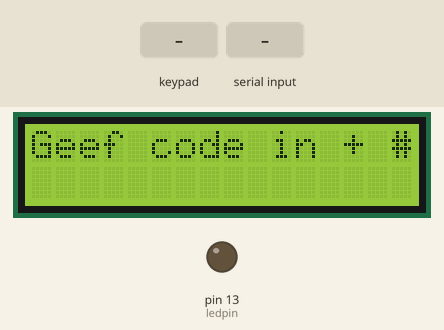
This sketch was run on a simulated Arduino Mega 2560, built with avr-gcc and run on an emulated ATmega2560. Shown: 16×2 character LCD, output pins drawn as LEDs (lit = HIGH). Inputs (shaded band) come from the test bench. What the sketch prints to the serial monitor is not drawn.

Above: at 1.2 s.
1.3 s: keypad keys 2 8 2 6 2 7 2 9 # pressed 0.4 s apart
At 5.0 s:
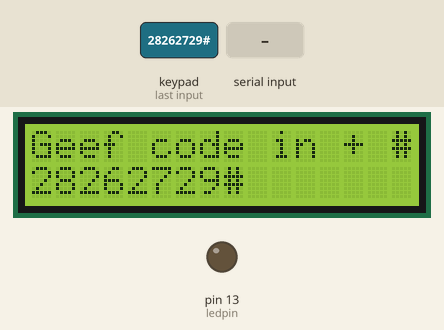
6.4 s: "0" received over Serial
At 7.6 s:
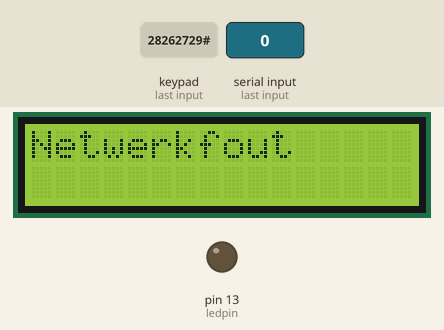
9.4 s: key 'A' pressed
At 9.9 s:
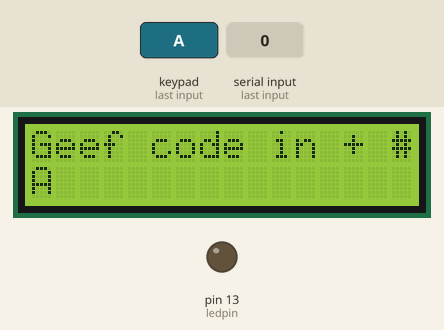
10.9 s: key 'B' pressed
At 12.1 s:
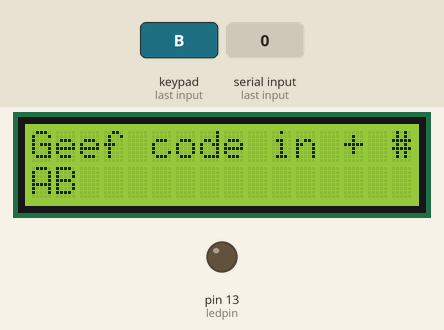
12.4 s: keypad keys 2 8 2 6 2 7 2 9 D pressed 0.4 s apart
At 15.9 s:
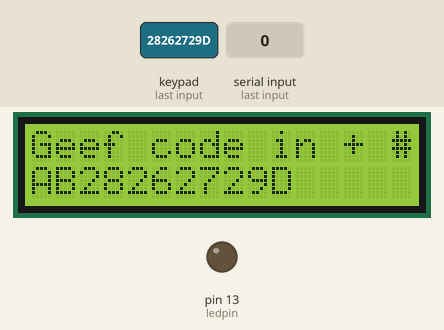
17.5 s: key 'C' pressed
At 18.6 s:
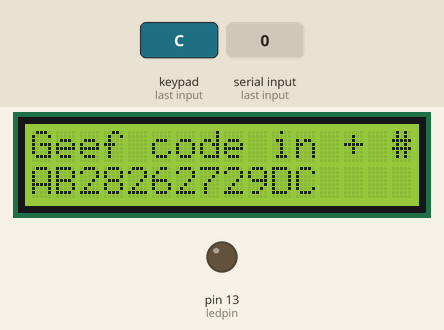
Timing chart, 0 to 20.0 s (numbered marks = the images above; inputs shaded):
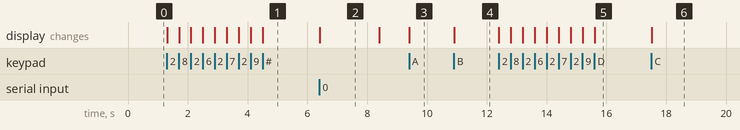

The sketch:

naaikamer_v1.ino
```cpp
/*  Keypadtest.pde
 *
 *  Demonstrate the simplest use of the  keypad library.
 *
 *  The first step is to connect your keypad to the
 *  Arduino  using the pin numbers listed below in
 *  rowPins[] and colPins[]. If you want to use different
 *  pins then  you  can  change  the  numbers below to
 *  match your setup.
 *
 */
char serialBuffer[1];
byte countSerial = 0;


// include the library code:
#include <LiquidCrystal.h>

// initialize the library with the numbers of the interface pins
LiquidCrystal lcd(44, 46, 47, 48, 49, 50);
#include <Keypad.h>

const byte ROWS = 4; // Four rows
const byte COLS = 4; // Three columns
// Define the Keymap
char keys[ROWS][COLS] = {
  {'1','2','3','A'},
  {'4','5','6','B'},
  {'7','8','9','C'},
  {'*','0','#','D'}
};
// Connect keypad ROW0, ROW1, ROW2 and ROW3 to these Arduino pins.
byte rowPins[ROWS] = { 28, 26, 27, 29 };
// Connect keypad COL0, COL1 and COL2 to these Arduino pins.
byte colPins[COLS] = { 24, 23, 22, 25 };

//byte rowPins[ROWS] = { 26, 27, 28, 29 };
//byte colPins[COLS] = { 22, 23, 24, 25 };

//byte rowPins[ROWS] = { 37, 36, 35, 34 };
//byte colPins[COLS] = { 33, 32, 31, 30 };

// Create the Keypad
Keypad kpd = Keypad( makeKeymap(keys), rowPins, colPins, ROWS, COLS );

#define ledpin 13

void setup()
{
  pinMode(ledpin, OUTPUT);
  digitalWrite(ledpin, LOW);
  Serial.begin(9600);

  lcd.begin(16, 2);
  lcd.print("Geef code in + #");
  lcd.setCursor(0,1);
}

void loop()
{
  char key = kpd.getKey();
  if(key)  // Check for a valid key.
  {
    switch (key)
    {
      case '*':
        break;
      case '#':
        lcd.print(key);
        checkCode();
        break;
      default:
        Serial.print(key);
        lcd.print(key);
    }
  }
}
```

keypad_subroutines.ino
```cpp
void checkCode()  {

   Serial.println();
   delay(1000);
   listenToSerial();

}

void listenToSerial()
{
  int received=0;
  while (received != 1) {
  if (Serial.available())     {      // if data is available on hardwareserial port ==> data is comming from PC or notebook

    while(Serial.available())          // reading data into char array
    {
      serialBuffer[countSerial]=Serial.read();     // writing data into array
      if(countSerial == 0)break;
      countSerial++;
    }
    lcd.clear();
    received=1; // we hebben gewacht, en iets ontvangen

    if (strcmp (serialBuffer, "0") == 0) { // ticket normaal gezien geprint

      lcd.print("Ticket wordt");
      lcd.setCursor(0, 1);
      lcd.print("geprint!");
      //listenToError();

    }
    else if (strcmp (serialBuffer, "1") == 0) { // uitgaan van netwerkfout (2do)

      lcd.print("Foute code, geef");
      lcd.setCursor(0, 1);
      lcd.print("code opnieuw in");

    }
    //else if(strcmp (serialBuffer, "2") == 0) {
    else {

      lcd.print("Netwerkfout");
      lcd.setCursor(0, 1);

    }

    clearBuffer(serialBuffer,countSerial);              // call clearBufferArray function to clear the storaged data from the array
    countSerial = 0;
    delay (2000);
    lcd.clear();
    lcd.print("Geef code in + #");
    lcd.setCursor(0,1);
  }
  //delay(100);
  }
  delay(100);
}

void clearBuffer(char * buffer, int counter)              // function to clear buffer array
{
  for (int i=0; i<=counter;i++)
  {
    buffer[i]=NULL;
  }                  // clear all index of array with command NULL
}
```

Measured:
- after the input at 1.3 s, the display: first changes at once (image 1 shows a later state)
- after the input at 6.4 s, the display: changes at once (image 2)
- after the input at 9.4 s, the display: changes at once (image 3)
- after the input at 10.9 s, the display: changes at once (image 4)
- after the input at 12.4 s, the display: first changes at once (image 5 shows a later state)
- after the input at 17.5 s, the display: changes at once (image 6)
- what the display in image 2 shows lasts 2.0 s, from 6.4 s to 8.4 s
